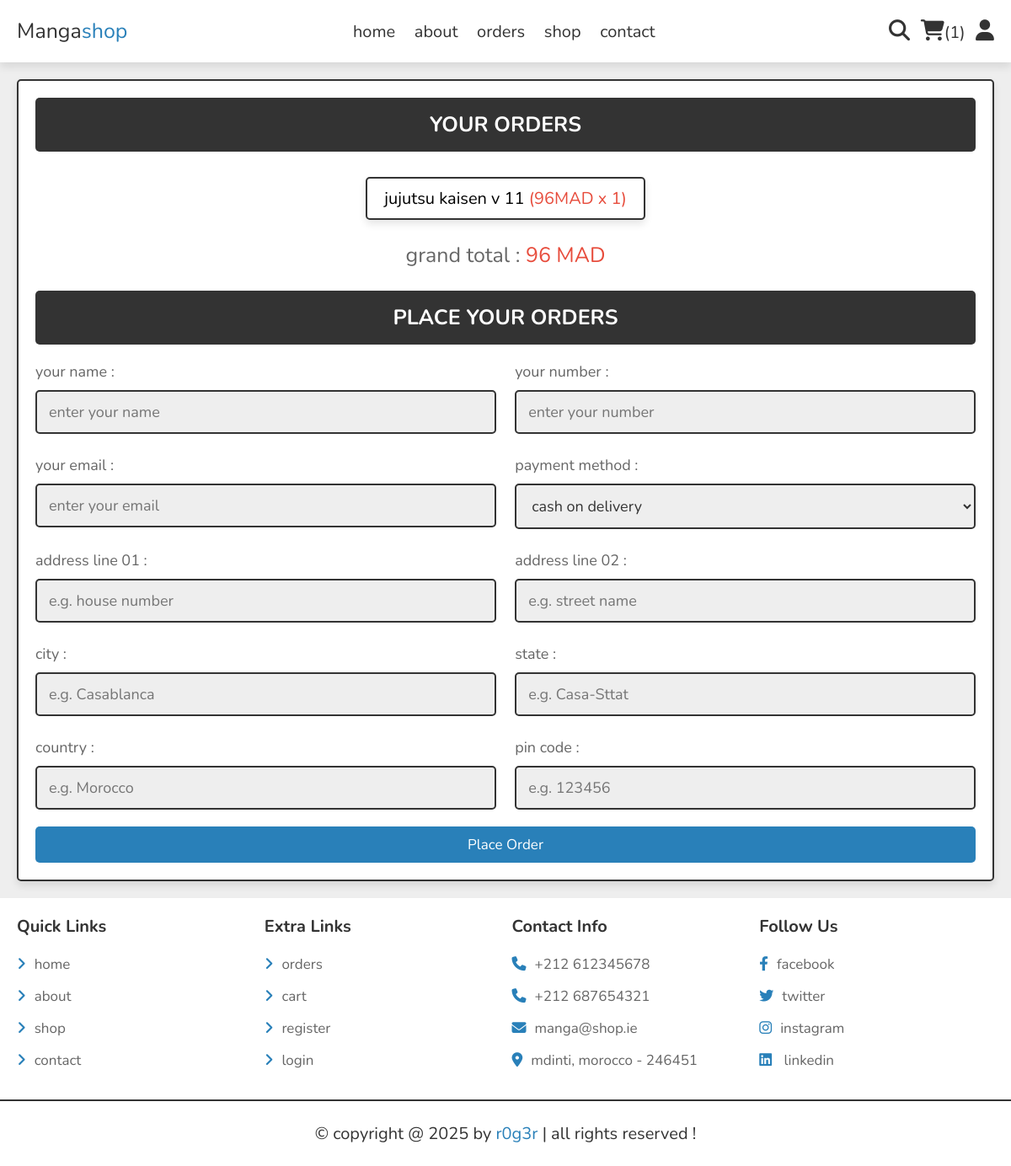
Page /checkout.php (signed in) on the committed database.
### tables this page shows
CREATE TABLE `cart` (
  `id` int(100) NOT NULL,
  `user_id` int(100) NOT NULL,
  `pid` int(100) NOT NULL,
  `name` varchar(100) NOT NULL,
  `price` int(10) NOT NULL,
  `quantity` int(10) NOT NULL,
  `image` varchar(100) NOT NULL
);

### checkout.php (the view, shortened to what this page needs)
<?php
include 'components/connect.php';
if(isset($_SESSION['user_id'])){
   $user_id = $_SESSION['user_id'];
}else{
   $user_id = '';
   header('location:user_login.php');
};
?>
<!DOCTYPE html>
<html lang="en">
<head>
   <link rel="stylesheet" href="https://cdnjs.cloudflare.com/ajax/libs/font-awesome/6.1.1/css/all.min.css">
   <link rel="stylesheet" href="css/style.css">
</head>
<body>
<?php include 'components/user_header.php'; ?>
<section class="checkout-orders">
   <form action="" method="POST">
   <h3>your orders</h3>
      <div class="display-orders">
      <?php
         $grand_total = 0;
         $select_cart = $conn->prepare("SELECT * FROM `cart` WHERE user_id = ?");
         $select_cart->execute([$user_id]);
         if($select_cart->rowCount() > 0){
            while($fetch_cart = $select_cart->fetch(PDO::FETCH_ASSOC)){
               $grand_total += ($fetch_cart['price'] * $fetch_cart['quantity']);
      ?>
         <p> <?= $fetch_cart['name']; ?> <span>(<?= $fetch_cart['price'].'MAD x '. $fetch_cart['quantity']; ?>)</span> </p>
      <?php
            }
         }else{
            echo '<p class="empty">your cart is empty!</p>';
         }
      ?>
         <div class="grand-total">grand total : <span><?= $grand_total; ?> MAD</span></div>
      </div>
      <h3>place your orders</h3>
      <div class="flex">
         <div class="inputBox">
            <span>your name :</span>
            <input type="text" name="name" placeholder="enter your name" class="box" maxlength="20" required>
         </div>
         <div class="inputBox">
            <span>your number :</span>
            <input type="number" name="number" placeholder="enter your number" class="box" min="0" max="9999999999" onkeypress="if(this.value.length == 10) return false;" required>
         </div>
         <div class="inputBox">
            <span>your email :</span>
            <input type="email" name="email" placeholder="enter your email" class="box" maxlength="50" required>
         </div>
         <div class="inputBox">
            <span>payment method :</span>
            <select name="method" class="box" required>
               <option value="cash on delivery">cash on delivery</option>
            </select>
         </div>
         <div class="inputBox">
            <span>address line 01 :</span>
            <input type="text" name="flat" placeholder="e.g. house number" class="box" maxlength="50" required>
         </div>
         <div class="inputBox">
            <span>address line 02 :</span>
            <input type="text" name="street" placeholder="e.g. street name" class="box" maxlength="50" required>
         </div>
         <div class="inputBox">
            <span>city :</span>
            <input type="text" name="city" placeholder="e.g. Casablanca" class="box" maxlength="50" required>
         </div>
         <div class="inputBox">
            <span>state :</span>
            <input type="text" name="state" placeholder="e.g. Casa-Sttat" class="box" maxlength="50" required>
         </div>
         <div class="inputBox">
            <span>country :</span>
            <input type="text" name="country" placeholder="e.g. Morocco" class="box" maxlength="50" required>
         </div>
         <div class="inputBox">
            <span>pin code :</span>
            <input type="number" min="0" name="pin_code" placeholder="e.g. 123456" min="0" max="999999" onkeypress="if(this.value.length == 6) return false;" class="box" required>
         </div>
      </div>
      <input type="submit" name="order" class="btn <?= ($grand_total > 1)?'':'disabled'; ?>" value="place order">
   </form>
</section>
<?php include 'components/footer.php'; ?>
</body>
</html>

### css/style.css (style rules this page uses)
:root { --main-color:#2980b9; --orange:#f39c12; --red:#e74c3c; --black:#333; --white:#fff; --light-color:#666; --light-bg:#eee; --border:.2rem solid var(--black); --box-shadow:0 .5rem 1rem rgba(0,0,0,.1); }
* { font-family: 'Nunito', sans-serif; margin:0; padding:0; box-sizing: border-box; outline: none; border:none; text-decoration: none; }
html { font-size: 62.5%; overflow-x: hidden; }
body { background-color: var(--light-bg); }
section { padding:2rem; max-width: 1200px; margin:0 auto; }
.btn, .delete-btn, .option-btn { display: block; width: 100%; margin-top: 1rem; border-radius: .5rem; padding:1rem 3rem; font-size: 1.7rem; text-transform: capitalize; color:var(--white); cursor: pointer; text-align: center; }
.btn { background-color: var(--main-color); }
.display-orders { text-align: center; padding-bottom: 0; }
.display-orders p { display: inline-block; padding:1rem 2rem; margin:1rem .5rem; font-size: 2rem; text-align: center; border:var(--border); background-color: var(--white); box-shadow: var(--box-shadow); border-radius: .5rem; }
.display-orders p span { color:var(--red); }
.display-orders .grand-total { margin-top: 1.5rem; margin-bottom: 2.5rem; font-size: 2.5rem; color:var(--light-color); }
.display-orders .grand-total span { color:var(--red); }
.checkout-orders form { padding:2rem; border:var(--border); background-color: var(--white); box-shadow: var(--box-shadow); border-radius: .5rem; }
.checkout-orders form h3 { border-radius: .5rem; background-color: var(--black); color:var(--white); padding:1.5rem 1rem; text-align: center; text-transform: uppercase; margin-bottom: 2rem; font-size: 2.5rem; }
.checkout-orders form .flex { display: flex; flex-wrap: wrap; gap:1.5rem; justify-content: space-between; }
.checkout-orders form .flex .inputBox { width: 49%; }
.checkout-orders form .flex .inputBox .box { width: 100%; border:var(--border); border-radius: .5rem; font-size: 1.8rem; color:var(--black); padding:1.2rem 1.4rem; margin:1rem 0; background-color: var(--light-bg); }
.checkout-orders form .flex .inputBox span { font-size: 1.8rem; color:var(--light-color); }

### rows in the picture
cart: name "jujutsu kaisen v 11", price "96", quantity "1"

### other values in the picture
$total_cart_items "1"
$grand_total "96"
